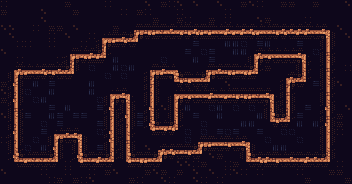

This game map was drawn from its Tiled (.tmx) file and the tilesets committed beside it. A one-line description and the full map source follow:
An orthogonal 44x23 tile map with 8x8 px tiles, 1 tile layer (map) and 18 objects.

<map version="1.9" tiledversion="1.9.2" orientation="orthogonal" renderorder="right-down" width="44" height="23" tilewidth="8" tileheight="8" infinite="0" nextlayerid="4" nextobjectid="69">
 <properties>
  <property name="nextMap" value="maps/level2.tmx" />
  <property name="startx" type="int" value="4" />
  <property name="starty" type="int" value="6" />
 </properties>
 <tileset firstgid="1" source="../adve/tiles.tsx" />
 <layer id="1" name="map" width="44" height="23">
  <data encoding="csv">
395,421,419,419,419,444,445,420,396,445,420,419,421,395,444,420,443,419,397,444,396,395,397,445,397,421,445,397,419,444,396,397,395,420,421,396,396,445,443,396,419,444,445,397,
396,444,420,421,445,397,445,445,445,396,419,421,445,420,420,395,421,396,395,445,419,419,395,421,444,420,419,419,395,421,421,419,444,445,419,445,443,420,445,443,420,444,421,444,
419,445,420,444,444,397,420,421,444,421,445,420,419,443,444,421,421,444,445,396,421,445,396,395,421,419,396,420,395,419,443,445,397,396,419,419,420,444,395,419,444,444,445,444,
397,397,443,443,395,443,396,396,445,397,443,444,421,445,396,420,376,469,469,469,469,467,468,469,467,469,469,468,467,468,467,467,468,468,469,467,467,467,467,468,467,377,397,444,
421,397,420,444,445,445,395,444,397,443,443,395,376,468,469,467,470,370,373,372,371,371,373,373,373,372,372,371,372,372,372,373,372,371,373,373,371,372,372,371,374,394,419,397,
421,420,395,395,443,420,395,421,444,421,395,419,398,370,372,373,371,401,443,445,107,85,108,84,60,85,85,84,61,61,59,109,60,61,84,83,107,60,85,109,422,442,445,421,
397,421,443,420,421,445,443,419,376,469,468,467,470,418,85,109,85,109,107,109,109,83,107,60,85,59,60,84,107,61,61,376,467,468,468,468,468,467,377,59,398,418,419,421,
419,421,395,420,419,443,443,395,398,370,373,372,372,401,61,109,84,83,107,85,59,83,109,109,61,84,60,84,83,84,83,422,370,373,371,371,371,374,418,109,422,394,421,445,
419,376,467,468,468,467,469,467,470,394,108,59,108,107,61,59,61,109,376,469,467,468,377,83,84,376,469,467,469,469,468,470,418,396,420,445,420,422,418,85,398,418,420,395,
421,422,370,372,371,373,373,371,371,401,84,108,107,59,108,59,84,108,398,370,372,374,466,469,468,470,370,371,373,372,373,372,401,443,419,376,467,470,418,85,422,418,443,444,
396,446,394,108,61,108,60,83,85,84,84,61,84,108,84,83,109,85,398,394,421,400,373,373,371,371,401,421,397,420,444,421,444,419,420,398,370,371,401,60,422,394,397,444,
397,398,442,59,83,109,61,107,84,109,85,61,109,376,468,467,377,84,398,442,444,376,468,468,468,468,467,468,468,469,469,469,469,467,377,398,418,83,108,83,398,418,421,421,
396,446,442,107,59,61,107,83,108,85,107,85,59,422,370,374,418,108,422,442,444,422,370,373,371,371,372,371,372,373,373,372,371,374,418,398,442,85,83,85,422,418,419,420,
445,398,418,83,107,109,60,107,61,108,85,107,60,446,418,422,394,83,446,418,397,422,418,61,108,107,59,61,84,59,85,59,85,398,442,398,442,109,60,108,446,394,421,397,
397,422,394,60,108,107,61,60,108,60,60,83,84,398,394,446,442,60,398,394,419,422,394,108,60,109,85,61,84,108,83,107,61,422,466,470,418,60,84,109,398,418,396,445,
421,398,442,108,108,59,85,60,109,85,109,83,60,422,442,398,442,60,446,466,468,470,418,83,83,59,108,83,85,108,61,61,107,400,373,371,401,61,83,61,446,442,396,445,
420,446,442,108,83,60,376,468,467,467,377,84,59,446,442,422,418,84,400,372,373,373,401,59,108,59,84,60,59,60,108,85,60,107,107,59,59,107,107,109,422,394,395,419,
395,398,442,84,59,85,422,370,371,374,394,108,84,446,394,398,418,84,83,108,107,85,83,59,376,469,469,468,469,468,467,377,108,59,83,109,108,59,84,107,422,442,421,419,
444,422,418,59,84,61,446,442,443,422,394,107,60,422,418,422,394,83,397,376,467,467,469,469,470,370,372,371,373,371,374,394,83,84,61,61,109,85,83,109,422,418,444,421,
445,446,466,468,469,469,470,394,445,446,466,469,467,470,418,422,466,469,469,470,370,373,371,373,371,401,397,396,444,421,422,466,467,467,469,468,467,469,467,467,470,394,445,419,
443,400,371,372,371,371,371,401,395,400,372,371,372,371,401,400,372,373,372,371,401,420,397,397,395,396,443,421,395,396,400,371,373,372,373,371,371,371,372,371,371,401,395,444,
397,444,443,443,444,395,443,444,395,445,420,395,419,396,397,421,420,420,396,397,396,443,396,421,397,421,397,421,395,397,395,444,395,443,445,419,445,395,445,444,420,396,396,444,
444,420,443,445,445,444,395,396,444,396,395,397,443,420,421,445,396,395,443,443,397,395,443,443,397,395,445,395,443,419,421,444,443,444,445,419,445,445,396,421,443,419,420,396
</data>
 </layer>
 <objectgroup id="2" name="colliders">
  <object id="51" x="0.274749" y="69.8831" width="17.5839" height="97.8106" />
  <object id="52" x="15.9354" y="160.275" width="148.639" height="12.3637" />
  <object id="53" x="54.9498" y="135.823" width="25.2769" height="30.4971" />
  <object id="54" x="110.724" y="97.0832" width="17.8587" height="68.6872" />
  <object id="55" x="151.112" y="71.2568" width="25.2769" height="56.873" />
  <object id="56" x="160.179" y="151.483" width="40.3881" height="17.5839" />
  <object id="57" x="199.193" y="143.241" width="49.18" height="29.1234" />
  <object id="58" x="246.724" y="159.726" width="83.2489" height="12.9132" />
  <object id="59" x="326.951" y="26.198" width="15.1112" height="139.572" />
  <object id="60" x="134.902" y="24.8242" width="193.973" height="7.69297" />
  <object id="61" x="101.657" y="27.0222" width="34.6184" height="14.0122" />
  <object id="62" x="65.3902" y="35.8142" width="38.7396" height="20.3314" />
  <object id="63" x="9.06671" y="52.0244" width="62.9175" height="20.3314" />
  <object id="64" x="175.29" y="78.675" width="96.9863" height="17.3092" />
  <object id="65" x="207.435" y="70.9821" width="64.2912" height="11.2647" />
  <object id="66" x="254.967" y="55.3214" width="49.4548" height="25.2769" />
  <object id="67" x="271.452" y="78.1255" width="17.0344" height="41.4871" />
 </objectgroup>
 <objectgroup id="3" name="portals">
  <object id="68" x="215.403" y="119.063" width="17.0344" height="15.6607" />
 </objectgroup>
</map>
